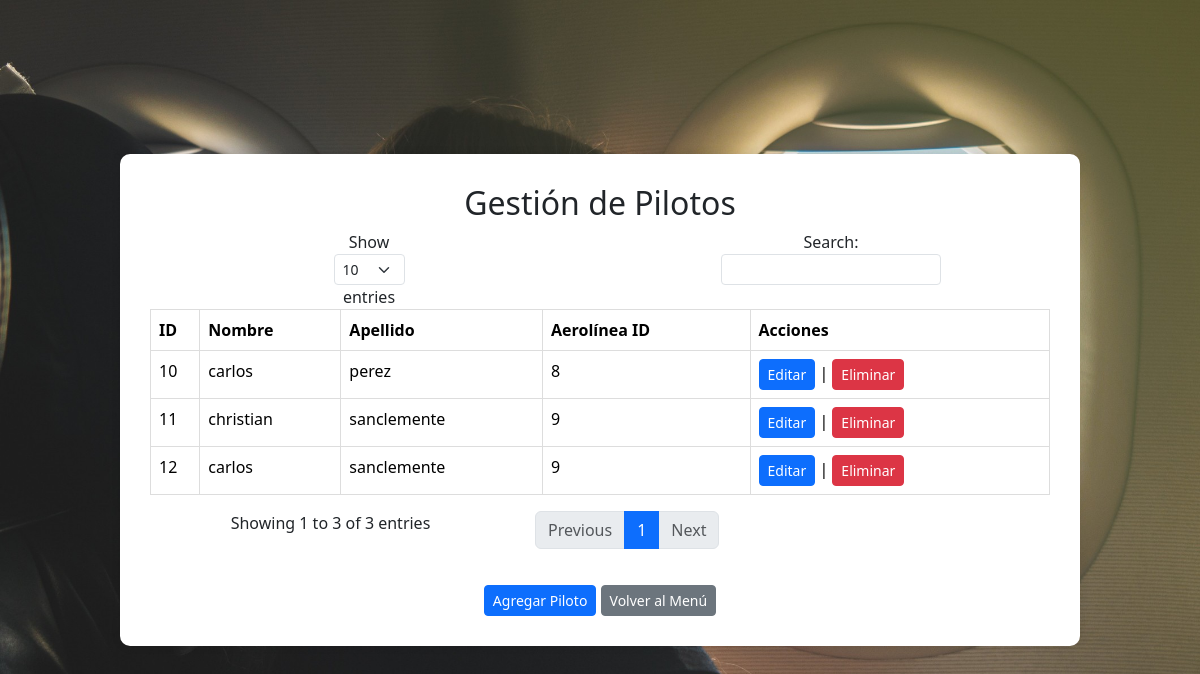
/administrador/pilotos.php (signed in), run on the app's committed database.
### tables this page shows
CREATE TABLE `piloto` (
  `id` int(11) NOT NULL,
  `nombre` varchar(100) NOT NULL,
  `apellido` varchar(100) NOT NULL,
  `aerolinea_id` int(11) DEFAULT NULL
);

### administrador/pilotos.php (the view, shortened to what this page needs)
<!DOCTYPE html>
<html lang="es">
<head>
    <link rel="stylesheet" href="../assets/css/bootstrap.min.css">
</head>
<body style="background-image: url('../imagen/fondo10.jpeg'); background-size: cover;">
    <div class="container">
        <h2>Gestión de Pilotos</h2>
        <table class="table">
            <thead>
                <tr>
                    <th>ID</th>
                    <th>Nombre</th>
                    <th>Apellido</th>
                    <th>Aerolínea ID</th>
                    <th>Acciones</th>
                </tr>
            </thead>
            <tbody>
            <?php
                include '../conexion.php';
                $sql = "SELECT * FROM piloto";
                $result = $conexion->query($sql);
                if ($result->num_rows > 0) {
                    while($row = $result->fetch_assoc()) {
                        echo "<tr>";
                        echo "<td>" . $row["id"] . "</td>";
                        echo "<td>" . $row["nombre"] . "</td>";
                        echo "<td>" . $row["apellido"] . "</td>";
                        echo "<td>" . $row["aerolinea_id"] . "</td>";
                        echo "<td><a href='editar/editar_piloto.php?id=" . $row["id"] . "' class='btn btn-primary btn-sm'>Editar</a> | <a href='eliminar/eliminar_piloto.php?id=" . $row["id"] . "' class='btn btn-danger btn-sm'>Eliminar</a></td>";
                        echo "</tr>";
                    }
                } else {
                    echo "<tr><td colspan='5'>No hay pilotos registrados</td></tr>";
                }
            ?>
            </tbody>
        </table>
        <div class="btn-container">
            <a href="agregar_pilotos.php" class="btn btn-primary btn-sm">Agregar Piloto</a>
            <a href="admin.php" class="btn btn-secondary btn-sm">Volver al Menú</a>
        </div>
    </div>
</body>
</html>

### administrador/pilotos.php (style rules this page uses)
body { display: flex; justify-content: center; align-items: center; height: 100vh; background-color: #f8f9fa; margin: 0; }
.container { background-color: #ffffff; padding: 30px; border-radius: 10px; box-shadow: 0 0 10px rgba(0, 0, 0, 0.1); width: 80%; max-width: 1200px; text-align: center; }
table { width: 100%; margin-bottom: 20px; border-collapse: collapse; }
table th, table td { border: 1px solid #dddddd; padding: 8px; text-align: left; }
table th { background-color: #f2f2f2; }
.btn-container { margin-top: 20px; }

### data on the page
piloto: id "10", nombre "carlos", apellido "perez", aerolinea "8"
piloto: id "11", nombre "christian", apellido "sanclemente", aerolinea "9"
piloto: id "12", nombre "carlos", apellido "sanclemente", aerolinea "9"
